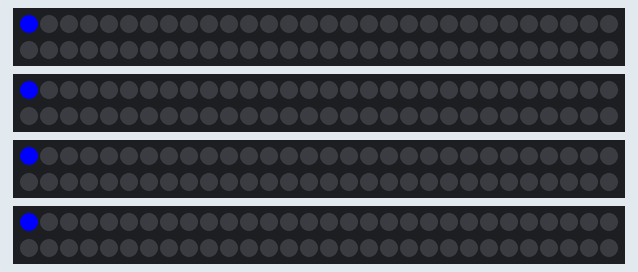
Recording of a sketch running on a simulated Arduino Uno, built with avr-gcc and run on an emulated ATmega328P. On the bench: 4 × 60 RGB LEDs in strip order, left to right, continuing on the next row.

Above: at 2.16 s.
At 11.58 s:
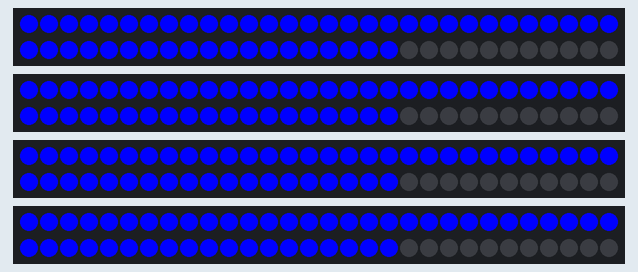
At 20.71 s:
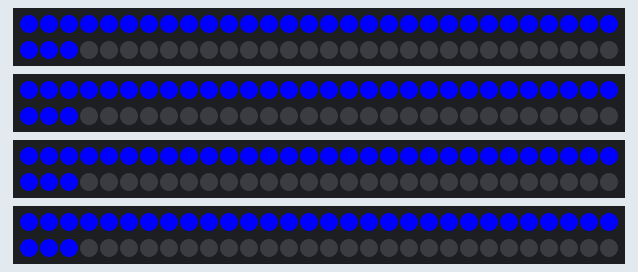
At 30.14 s:
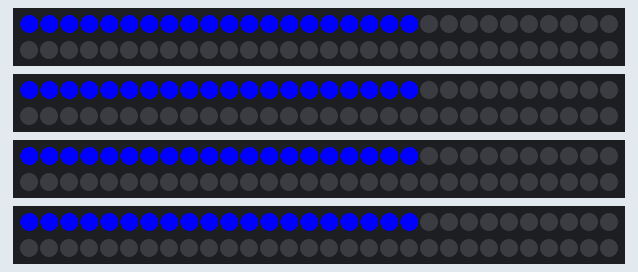
At 39.57 s:
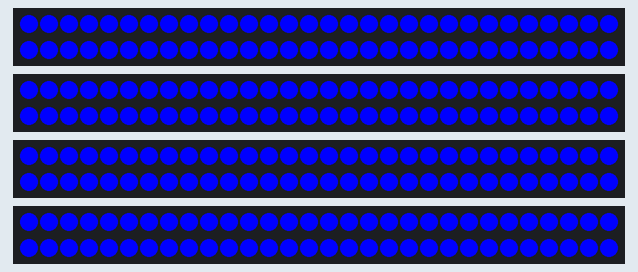

The sketch:

SlowTraverse.ino
```cpp
#include <LEDColors.h>

#define outputPin 9    // Digital output pin (default: 9)
#define LEDCount 60    // Number of LEDs to drive (default: 9)
#define LEDStripCount 4 //LED Strip Count
WS2812 LED[LEDStripCount] = { WS2812(LEDCount), WS2812(LEDCount), WS2812(LEDCount), WS2812(LEDCount) };
int delayValue = 10;

void setup()
{
  delay(2000);
  for(int i=0;i<LEDStripCount;i++)
  {
    LED[i].setOutput(outputPin);
  }
}

void loop()
{
  Clear();
  SlowTraverse(4,3,Blue());
}

void SlowTraverse(int forward, int backwards, cRGB color)
{
  int i = forward;
  int j = 0;
  while(i < LEDCount)
  {
    LightUp(j,i,color);
    FadeDown(i,j+backwards);
    i = i + forward;
    j = j + backwards;
  }
  LightUp(j,LEDCount,Blue());
}

void LightUp(int startIndex, int endIndex, cRGB value)
{
  for(int i = startIndex; i <= endIndex; i++)
  {
    SetColorAtIndex(i,value);
    Sync();
    delay(delayValue);
  }
}

void FadeDown(int startIndex, int endIndex)
{
  for(int i = startIndex; i >= endIndex; i--)
  {
    SetColorAtIndex(i,Blank());
    Sync();
    delay(delayValue);
  }
}

void Clear()
{
  cRGB value = Blank();
  for(int i = 0; i < LEDCount; i++)
  {
    SetColorAtIndex(i,value);
  }
  Sync();
}

void SetColorAtIndex(int index, cRGB value)
{
  for(int i=0;i<LEDStripCount;i++)
  {
    LED[i].set_crgb_at(index,value);
  }
}

void Sync()
{
  for(int i=0;i<LEDStripCount;i++)
  {
    LED[i].sync();
  }
}
```
